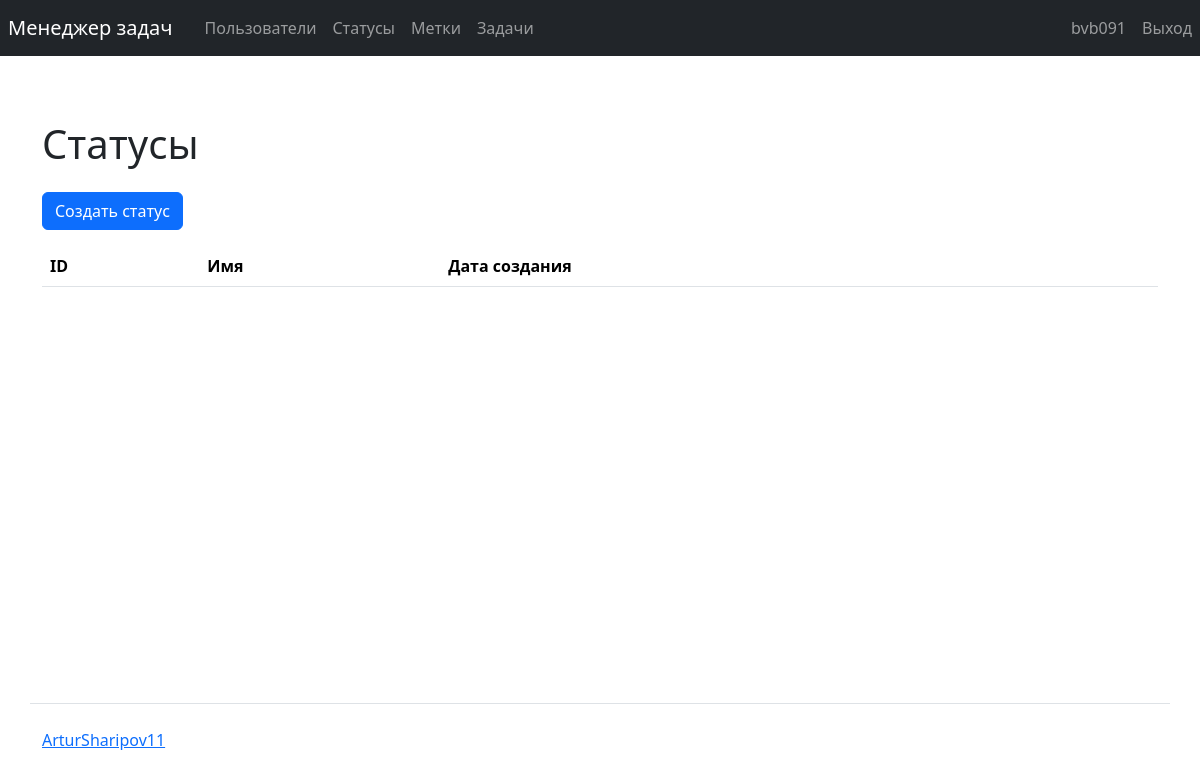
Page /statuses/ (signed in) on the earlier database version.
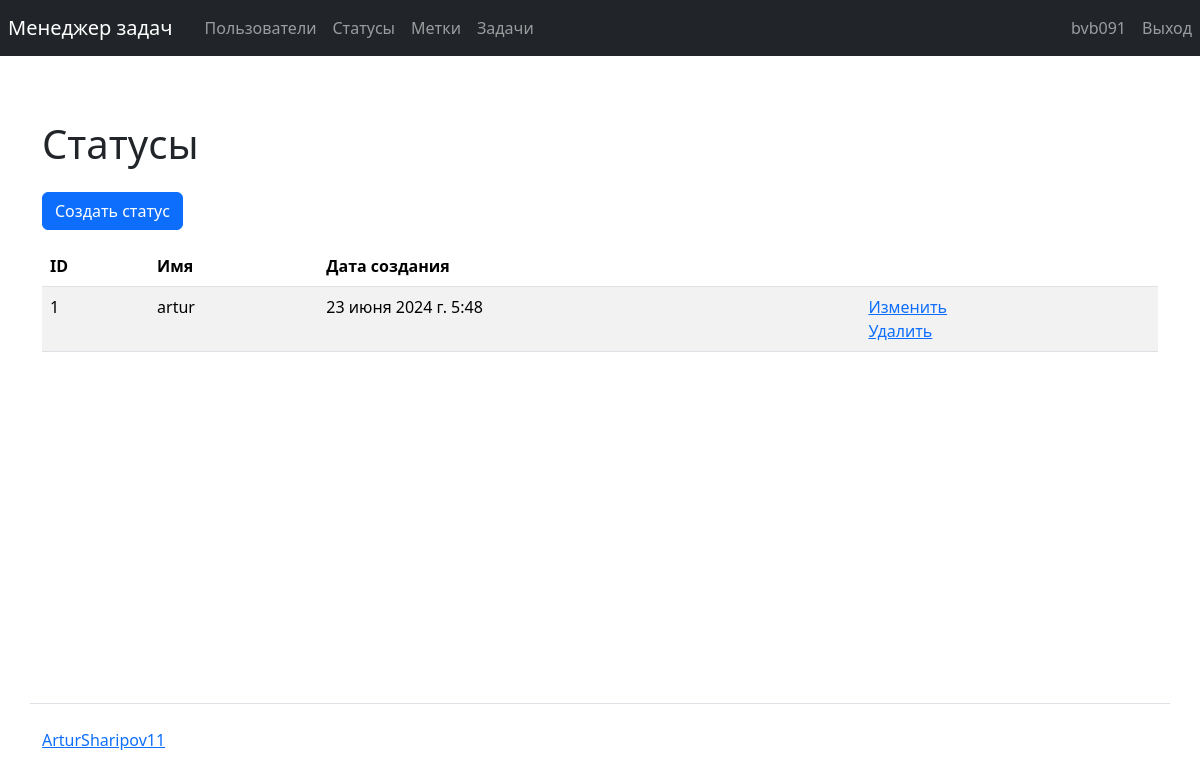
Same page on the later database version.
### task_manager/statuses/models.py (models this page shows, shortened)
class Status(models.Model):
    name = models.CharField(max_length=200, unique=True, verbose_name=_('Name'))
    timestamp = models.DateTimeField(auto_now_add=True)

### task_manager/statuses/views.py (the view)
# urls.py: path('', views.IndexStatuses.as_view(), name='statuses'),
class IndexStatuses(NoPermissionMixin, NoAuthMixin, ListView):
    model = Status
    template_name = 'statuses/statuses.html'
    context_object_name = 'statuses'
    def get_context_data(self, **kwargs: Any) -> dict[str, Any]:
        context = super().get_context_data(**kwargs)
        context['messages'] = messages.get_messages(self.request)
        return context

### task_manager/mixins.py (called while the page is built)
    def dispatch(self, request, *args, **kwargs):
        self.permission_denied_message = _(
            'You are not authorized! Please come in.')
        self.permission_denied_url = reverse_lazy('login')
        return super().dispatch(request, *args, **kwargs)

### task_manager/templates/statuses/statuses.html
{% extends "base.html" %}
{% load i18n %}
{% block main %}
  <main>
    <h1 class="my-4">{% translate "Statuses" %}</h1>
    <a class="btn btn-primary mb-3" href="{% url 'create_status' %}">{% translate "Create status" %}</a>
    <table class="table table-striped">
      <thead>
        <tr>
          <th>ID</th>
          <th>{% translate "Name" %}</th>
          <th>{% translate "Create date" %}</th>
          <th></th>
        </tr>
      </thead>
      {% for status in statuses %}
      <tbody>
          <tr>
            <td>{{ status.id }}</td>
            <td>{{ status.name }}</td>
            <td>{{ status.timestamp }}</td>
            <td>
              <a href="{% url 'update_status' status.id %}">{% translate "Change" %}</a>
              <br>
              <a href="{% url 'delete_status' status.id %}">{% translate "Delete" %}</a>
            </td>
          </tr>
      </tbody>
      {% endfor %}
    </table>
  </main>
{% endblock %}

Differences in the rows shown:
added Status: id "1", name "artur", timestamp "23 июня 2024 г. 5:48"
